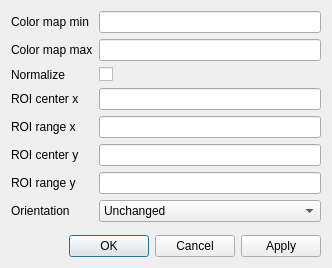
<?xml version="1.0" encoding="UTF-8"?>
<ui version="4.0">
 <class>imageSettingsForm</class>
 <widget class="QWidget" name="imageSettingsForm">
  <property name="geometry">
   <rect>
    <x>0</x>
    <y>0</y>
    <width>332</width>
    <height>268</height>
   </rect>
  </property>
  <property name="windowTitle">
   <string>Image settings</string>
  </property>
  <layout class="QVBoxLayout" name="verticalLayout">
   <item>
    <layout class="QFormLayout" name="formLayout">
     <item row="0" column="0">
      <widget class="QLabel" name="colorMapMinLabel">
       <property name="text">
        <string>Color map min</string>
       </property>
      </widget>
     </item>
     <item row="0" column="1">
      <widget class="QLineEdit" name="colorMapMinLineEdit"/>
     </item>
     <item row="1" column="0">
      <widget class="QLabel" name="colorMapMaxLabel">
       <property name="text">
        <string>Color map max</string>
       </property>
      </widget>
     </item>
     <item row="1" column="1">
      <widget class="QLineEdit" name="colorMapMaxLineEdit"/>
     </item>
     <item row="2" column="0">
      <widget class="QLabel" name="normalizeLabel">
       <property name="text">
        <string>Normalize</string>
       </property>
      </widget>
     </item>
     <item row="2" column="1">
      <widget class="QCheckBox" name="normalizeCheckBox"/>
     </item>
     <item row="3" column="0">
      <widget class="QLabel" name="ROICenterXLabel">
       <property name="text">
        <string>ROI center x</string>
       </property>
      </widget>
     </item>
     <item row="3" column="1">
      <widget class="QLineEdit" name="ROICenterXLineEdit"/>
     </item>
     <item row="4" column="0">
      <widget class="QLabel" name="ROIRangeXLabel">
       <property name="text">
        <string>ROI range x</string>
       </property>
      </widget>
     </item>
     <item row="4" column="1">
      <widget class="QLineEdit" name="ROIRangeXLineEdit"/>
     </item>
     <item row="5" column="0">
      <widget class="QLabel" name="ROICenterYLabel">
       <property name="text">
        <string>ROI center y</string>
       </property>
      </widget>
     </item>
     <item row="5" column="1">
      <widget class="QLineEdit" name="ROICenterYLineEdit"/>
     </item>
     <item row="6" column="0">
      <widget class="QLabel" name="ROIRangeYLabel">
       <property name="text">
        <string>ROI range y</string>
       </property>
      </widget>
     </item>
     <item row="6" column="1">
      <widget class="QLineEdit" name="ROIRangeYLineEdit"/>
     </item>
     <item row="7" column="0">
      <widget class="QLabel" name="orientationLabel">
       <property name="text">
        <string>Orientation</string>
       </property>
      </widget>
     </item>
     <item row="7" column="1">
      <widget class="QComboBox" name="orientationComboBox">
       <item>
        <property name="text">
         <string>Unchanged</string>
        </property>
       </item>
       <item>
        <property name="text">
         <string>Rotate 90</string>
        </property>
       </item>
       <item>
        <property name="text">
         <string>Rotate 180</string>
        </property>
       </item>
       <item>
        <property name="text">
         <string>Rotate 270</string>
        </property>
       </item>
       <item>
        <property name="text">
         <string>Flip H</string>
        </property>
       </item>
       <item>
        <property name="text">
         <string>Flip V</string>
        </property>
       </item>
      </widget>
     </item>
    </layout>
   </item>
   <item>
    <widget class="QDialogButtonBox" name="buttonBox">
     <property name="standardButtons">
      <set>QDialogButtonBox::Apply|QDialogButtonBox::Cancel|QDialogButtonBox::Ok</set>
     </property>
     <property name="centerButtons">
      <bool>false</bool>
     </property>
    </widget>
   </item>
  </layout>
 </widget>
 <resources/>
 <connections/>
</ui>
